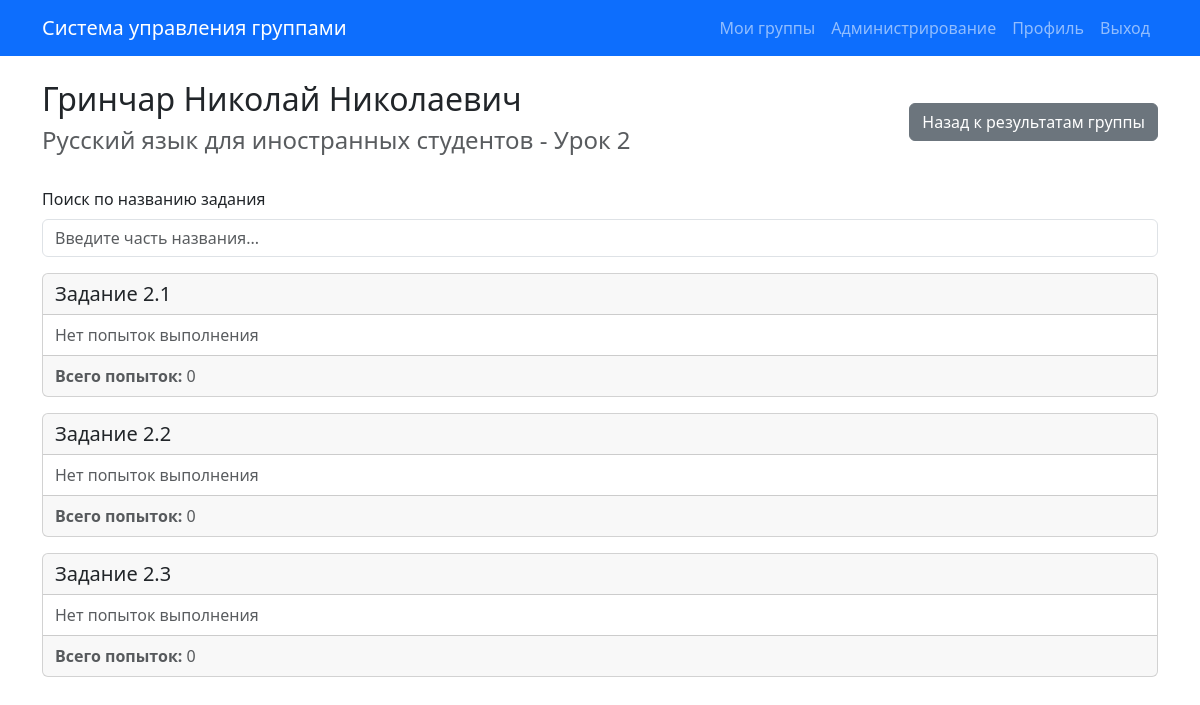
The page /student-lesson-results/1/2/ (signed in) on the database its author committed.
### students/models.py (models this page shows)
class Student(models.Model):
    last_name = models.CharField(
        max_length=150,
        verbose_name='Фамилия'
    )
    first_name = models.CharField(
        max_length=150,
        verbose_name='Имя'
    )
    middle_name = models.CharField(
        max_length=150,
        verbose_name='Отчество',
        blank=True,
        null=True
    )
    code = models.CharField(
        max_length=50,
        unique=True,
        verbose_name='Код'
    )
    sid = models.CharField(
        max_length=100,
        unique=True,
        null=True,
        blank=True,
        verbose_name='ID во внешней системе',
    )
    group = models.ForeignKey(
        Group,
        on_delete=models.SET_NULL,
        null=True,
        blank=True,
        verbose_name='Группа',
        related_name='students'
    )
    class Meta:
        verbose_name = 'Студент'
        verbose_name_plural = 'Студенты'
        db_table = 'students_student'
        ordering = ['last_name', 'first_name']
    def __str__(self):
        parts = [self.last_name, self.first_name, self.middle_name]
        return ' '.join(filter(None, parts)) or self.code

### courses/models.py (models this page shows, shortened)
class Lesson(models.Model):
    name = models.CharField(
        max_length=200,
        verbose_name='Название'
    )
    course = models.ForeignKey(
        Course,
        on_delete=models.CASCADE,
        verbose_name='Курс',
        related_name='lessons'
    )
    position = models.PositiveIntegerField(
        default=0,
        verbose_name='Позиция'
    )
    class Meta:
        verbose_name = 'Урок'
        verbose_name_plural = 'Уроки'
        db_table = 'courses_lesson'
        ordering = ['course', 'position', 'name']
        unique_together = [['course', 'position']]

class Course(models.Model):
    name = models.CharField(
        max_length=200,
        verbose_name='Название'
    )
    class Meta:
        verbose_name = 'Курс'
        verbose_name_plural = 'Курсы'
        db_table = 'courses_course'
        ordering = ['name']

class Task(models.Model):
    name = models.CharField(
        max_length=200,
        verbose_name='Название'
    )
    code = models.CharField(
        max_length=100,
        verbose_name='Код',
        blank=True
    )
    lesson = models.ForeignKey(
        Lesson,
        on_delete=models.CASCADE,
        verbose_name='Урок',
        related_name='tasks'
    )
    position = models.PositiveIntegerField(
        default=0,
        verbose_name='Позиция'
    )
    class Meta:
        verbose_name = 'Задание'
        verbose_name_plural = 'Задания'
        db_table = 'courses_task'
        ordering = ['lesson', 'position', 'name']
        unique_together = [['lesson', 'position']]

### students/views.py (the view)
# urls.py: path('student-lesson-results/<int:student_id>/<int:lesson_id>/', views.StudentLessonResultsView.as_view(), name='student_lesson_results'),
class StudentLessonResultsView(LoginRequiredMixin, TemplateView):
    template_name = 'students/student_lesson_results.html'
    def get_context_data(self, **kwargs):
        context = super().get_context_data(**kwargs)
        user = self.request.user
        student_id = kwargs.get('student_id')
        lesson_id = kwargs.get('lesson_id')
        student = get_object_or_404(
            Student.objects.select_related('group', 'group__curator'),
            id=student_id
        )
        if not user.is_superuser and student.group.curator != user:
            from django.core.exceptions import PermissionDenied
            raise PermissionDenied("У вас нет доступа к результатам этого студента")
        lesson = get_object_or_404(
            Lesson.objects.select_related('course').prefetch_related('tasks'),
            id=lesson_id
        )
        all_attempts = TaskAttempt.objects.filter(
            student=student,
            task__lesson=lesson
        ).select_related('task').order_by('task__position', 'datetime')
        attempts_by_task = {}
        for attempt in all_attempts:
            task_id = attempt.task_id
            if task_id not in attempts_by_task:
                attempts_by_task[task_id] = []
            attempts_by_task[task_id].append(attempt)
        tasks_data = []
        for task in lesson.tasks.all().order_by('position', 'name'):
            attempts = attempts_by_task.get(task.id, [])
            numbered_attempts = []
            for idx, attempt in enumerate(attempts, start=1):
                numbered_attempts.append({
                    'number': idx,
                    'attempt': attempt
                })
            tasks_data.append({
                'task': task,
                'attempts': numbered_attempts
            })
        context['student'] = student
        context['lesson'] = lesson
        context['group'] = student.group
        context['tasks_data'] = tasks_data
        return context

### students/templates/students/student_lesson_results.html (shortened to what this page needs)
{% extends 'base.html' %}
{% block content %}
<div class="d-flex justify-content-between align-items-center mb-4">
    <div>
        <h2>{{ student }}</h2>
        <h4 class="text-muted">{{ lesson.course.name }} - {{ lesson.name }}</h4>
    </div>
    <a href="{% url 'students:group_results' group.id %}?course_id={{ lesson.course.id }}" class="btn btn-secondary">Назад к результатам группы</a>
</div>
<div class="mb-3">
    <label for="taskSearch" class="form-label">Поиск по названию задания</label>
    <input type="text" id="taskSearch" class="form-control" placeholder="Введите часть названия...">
</div>
{% if tasks_data %}
    <div class="row">
        {% for task_data in tasks_data %}
            <div class="col-12 mb-3 task-card-wrapper" data-task-name="{{ task_data.task.name|lower }}">
                <div class="card">
                    <div class="card-header">
                        <h5 class="mb-0">{{ task_data.task.name }}</h5>
                    </div>
                    <div class="card-body">
                        {% if task_data.attempts %}
                            <div class="d-flex flex-wrap gap-2">
                                {% for attempt_info in task_data.attempts %}
                                    <button
                                        type="button"
                                        class="btn btn-sm {% if attempt_info.attempt.is_completed %}btn-success{% else %}btn-secondary{% endif %}"
                                        data-bs-toggle="modal"
                                        data-bs-target="#attemptModal{{ attempt_info.attempt.id }}"
                                    >
                                        {{ attempt_info.number }}
                                    </button>
                                    <div class="modal fade attempt-modal" id="attemptModal{{ attempt_info.attempt.id }}" tabindex="-1" aria-labelledby="attemptModalLabel{{ attempt_info.attempt.id }}" aria-hidden="true">
                                        <div class="modal-dialog modal-xl modal-dialog-centered">
                                            <div class="modal-content">
                                                <div class="modal-header">
                                                    <h5 class="modal-title" id="attemptModalLabel{{ attempt_info.attempt.id }}">
                                                        Попытка {{ attempt_info.number }} - {{ task_data.task.name }}
                                                    </h5>
                                                    <button type="button" class="btn-close" data-bs-dismiss="modal" aria-label="Close"></button>
                                                </div>
                                                <div class="modal-body">
                                                    <div class="mb-3">
                                                        <strong>Дата и время:</strong> {{ attempt_info.attempt.datetime|date:"d.m.Y H:i" }}<br>
                                                        <strong>Статус:</strong>
                                                        <span class="badge {% if attempt_info.attempt.is_completed %}bg-success{% else %}bg-secondary{% endif %}">
                                                            {% if attempt_info.attempt.is_completed %}Пройдено{% else %}Не пройдено{% endif %}
                                                        </span><br>
                                                        {% if attempt_info.attempt.score is not None %}
                                                            <strong>Баллы:</strong> {{ attempt_info.attempt.score }}
                                                            {% if attempt_info.attempt.score_percent is not None %}
                                                                ({{ attempt_info.attempt.score_percent }}%)
                                                            {% endif %}
                                                        {% endif %}
                                                    </div>
                                                    <hr>
                                                    <div class="attempt-results">
                                                        {{ attempt_info.attempt.results|safe }}
                                                    </div>
                                                </div>
                                                <div class="modal-footer">
                                                    <button type="button" class="btn btn-secondary" data-bs-dismiss="modal">Закрыть</button>
                                                </div>
                                            </div>
                                        </div>
                                    </div>
                                {% endfor %}
                            </div>
                        {% else %}
                            <p class="text-muted mb-0">Нет попыток выполнения</p>
                        {% endif %}
                    </div>
                    <div class="card-footer text-muted">
                        <strong>Всего попыток:</strong> {{ task_data.attempts|length }}
                    </div>
                </div>
            </div>
        {% endfor %}
    </div>
{% else %}
    <div class="alert alert-info">
        <h5>Задания не найдены</h5>
        <p class="mb-0">В уроке "{{ lesson.name }}" пока нет заданий.</p>
    </div>
{% endif %}
{% endblock %}

### students/templates/students/student_lesson_results.html (style rules this page uses)
.card-header, .card-footer { padding: 0.5rem 0.75rem; }
.card-body { padding: 0.5rem 0.75rem; }

### rows shown on the page
Student: last_name+first_name+middle_name "Гринчар Николай Николаевич"
Lesson: course.name "Русский язык для иностранных студентов", name "Урок 2"
Task: task.name "Задание 2.1", attempts|length "0"
Task: task.name "Задание 2.2", attempts|length "0"
Task: task.name "Задание 2.3", attempts|length "0"
